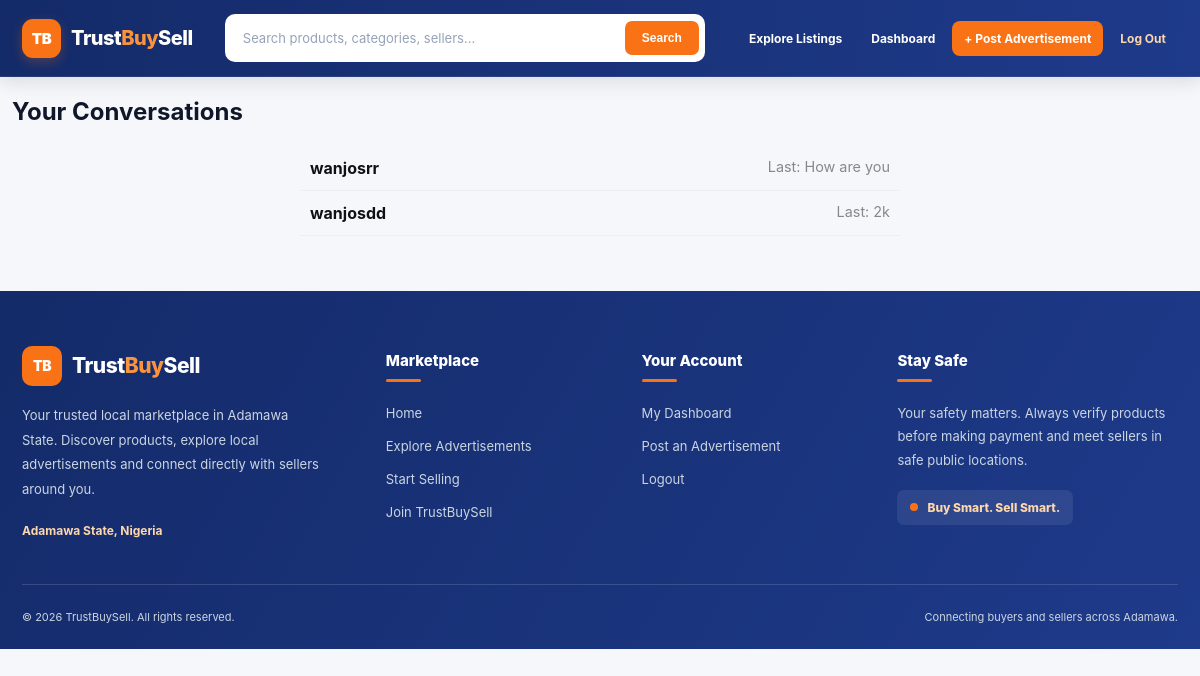
/chat-list/ (signed in), run on the app's committed database.
### chat/models.py (models this page shows, shortened)
class Chat(models.Model):
    participants = models.ManyToManyField(User, related_name='chats')
    created_at = models.DateTimeField(auto_now_add=True)
    updated_at = models.DateTimeField(auto_now=True)
    def last_message(self):
        return self.messages.order_by('-timestamp').first()
    def other_user(self, current_user):
        return self.participants.exclude(id=current_user.id).first()

class Message(models.Model):
    chat = models.ForeignKey(Chat, on_delete=models.CASCADE, related_name='messages')
    sender = models.ForeignKey(User, on_delete=models.CASCADE, related_name='sent_messages')
    content = models.TextField()
    timestamp = models.DateTimeField(auto_now_add=True)
    is_read = models.BooleanField(default=False)
    class Meta:
        ordering = ['timestamp']

### user/models.py (models this page shows, shortened)
class User(AbstractUser):
    is_seller = models.BooleanField(default=False, null=True)
    is_buyer = models.BooleanField(default=True, null=True)
    phone_number = models.CharField(max_length=15, null=True)

### chat/views.py (the view)
# urls.py: path('chat-list/', views.chat_list_view, name='chat_list'),
@login_required
def chat_list_view(request):
    chats = Chat.objects.filter(participants=request.user).order_by('-updated_at')
    for chat in chats:
        chat.other_user_obj = chat.other_user(request.user)
    return render(request, 'chat/chat_list.html', {'chats': chats})

### templates/chat/chat_list.html (shortened to what this page needs)
{% extends "base.html" %}
{% block content %}
<main class="section">
  <h2>Your Conversations</h2>
  {% if chats %}
    <ul class="chat-list">
      {% for chat in chats %}
        <li>
          <a href="{% url 'chat_detail' chat.id %}">
            <strong>{{ chat.other_user_obj.username }}</strong>
            {% if chat.last_message %}
            <span class="muted">Last: {{ chat.last_message.content|truncatechars:40 }}</span>
            {% endif %}
          </a>
        </li>
      {% endfor %}
    </ul>
  {% else %}
    <p>No conversations yet.</p>
  {% endif %}
</main>
{% endblock %}

### static/css/header.css (style rules this page uses)
:root { --tbs-primary: #1e3a8a; --tbs-primary-dark: #142b69; --tbs-accent: #f97316; --tbs-white: #ffffff; --tbs-muted: #64748b; --tbs-border: #e2e8f0; }

### static/css/main.css (style rules this page uses)
:root { --primary: #1e293b; --accent: #f97316; --fg: #0f172a; --muted: #64748b; --bg: #f6f7fb; --card: #ffffff; --ring: rgba(2, 6, 23, .08); --radius: 14px; --gap: 14px; }
* { box-sizing: border-box }
html, body { margin: 0; padding: 0 }
body { font-family: Inter, system-ui, -apple-system, Segoe UI, Roboto, Arial, sans-serif; color: var(--fg); background: var(--bg); -webkit-font-smoothing: antialiased }
a { color: inherit; text-decoration: none }
.section { max-width: 1200px; margin: 16px auto; padding: 0 12px }
.muted { color: var(--muted) }

### static/css/footer.css (style rules this page uses)
:root { --tbs-footer-primary: #1e3a8a; --tbs-footer-dark: #142b69; --tbs-footer-orange: #f97316; --tbs-footer-muted: #cbd5e1; }

### templates/chat/chat_list.html (style rules this page uses)
.chat-list { list-style: none; padding: 0; max-width: 600px; margin: auto; }
.chat-list li { border-bottom: 1px solid #eee; padding: 12px 10px; }
.chat-list li a { text-decoration: none; display: flex; justify-content: space-between; color: #111; }
.muted { color: #888; font-size: 0.9rem; }

### data on the page
Chat: other_user_obj.username "wanjosrr", last_message.content "How are you"
Chat: other_user_obj.username "wanjosdd", last_message.content "2k"
